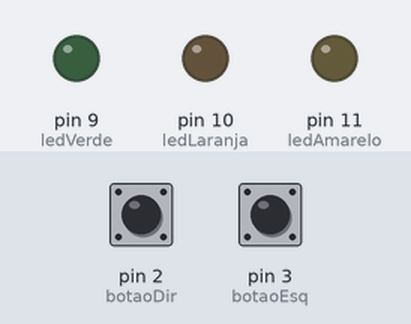
Recording of a sketch running on a simulated Arduino Uno, built with avr-gcc and run on an emulated ATmega328P. Shown: output pins drawn as LEDs (lit = HIGH). The test bench sets the inputs (shaded band); at power-on: pin 3 (botaoEsq) LOW, pin 2 (botaoDir) LOW.

Above: at 1.2 s.
1.3 s: pin 3 (botaoEsq) pulled HIGH for 0.15 s
At 1.9 s:
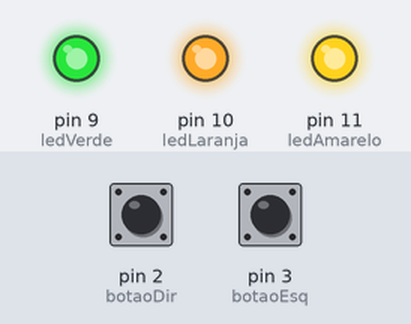
2.9 s: pin 2 (botaoDir) pulled HIGH for 0.15 s
At 3.2 s:
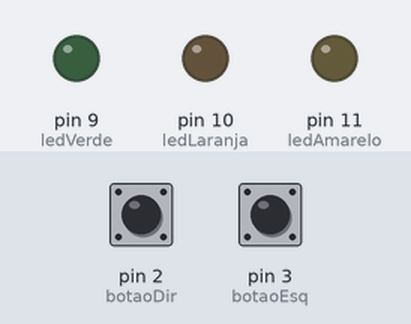
4.5 s: pin 3 (botaoEsq) pulled HIGH for 1 s
At 5.6 s:
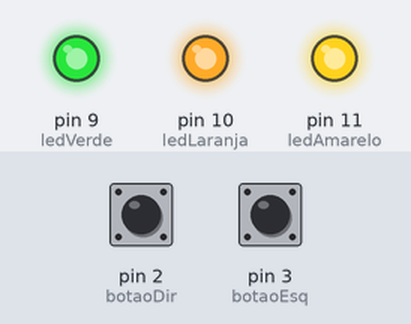
Timing chart, 0 to 7.5 s (numbered marks = the images above; inputs shaded):
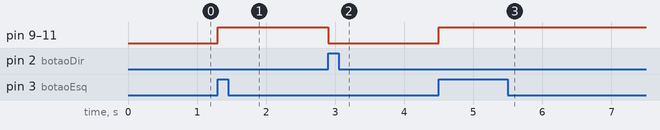

The sketch:

InterruptorComBotoes.ino
```cpp
int ledVerde = 9, ledLaranja = 10, ledAmarelo = 11;
int botaoEsq = 3, botaoDir = 2;

void setup()
{
  pinMode(ledVerde, OUTPUT);
  pinMode(ledLaranja, OUTPUT);
  pinMode(ledAmarelo, OUTPUT);

  pinMode(botaoEsq, INPUT);
  pinMode(botaoDir, INPUT);
}

void loop()
{
  if(digitalRead(botaoEsq) == HIGH){
    digitalWrite(ledAmarelo, HIGH);
    digitalWrite(ledLaranja, HIGH);
    digitalWrite(ledVerde, HIGH);
  }
  else if(digitalRead(botaoDir) == HIGH){
    digitalWrite(ledAmarelo, LOW);
    digitalWrite(ledLaranja, LOW);
    digitalWrite(ledVerde, LOW);
  }

  delay(100);
}
```

Measured:
- after the input at 1.3 s, pin 9 (ledVerde), pin 10 (ledLaranja), pin 11 (ledAmarelo): LOW → HIGH at once
- after the input at 2.9 s, pin 9 (ledVerde), pin 10 (ledLaranja), pin 11 (ledAmarelo): HIGH → LOW at once
- after the input at 4.5 s, pin 9 (ledVerde), pin 10 (ledLaranja), pin 11 (ledAmarelo): LOW → HIGH at once
